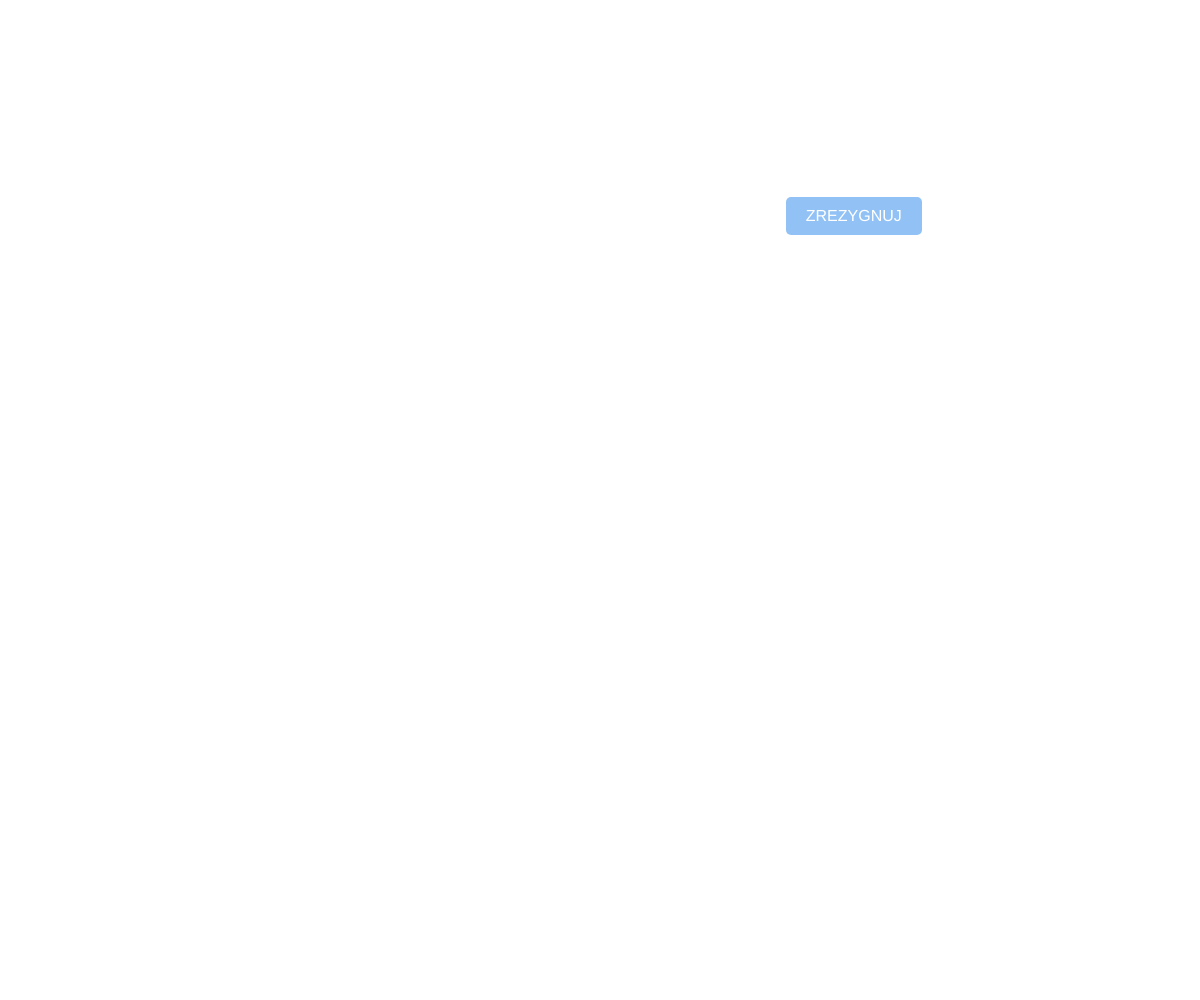
Frame 1 (no input)
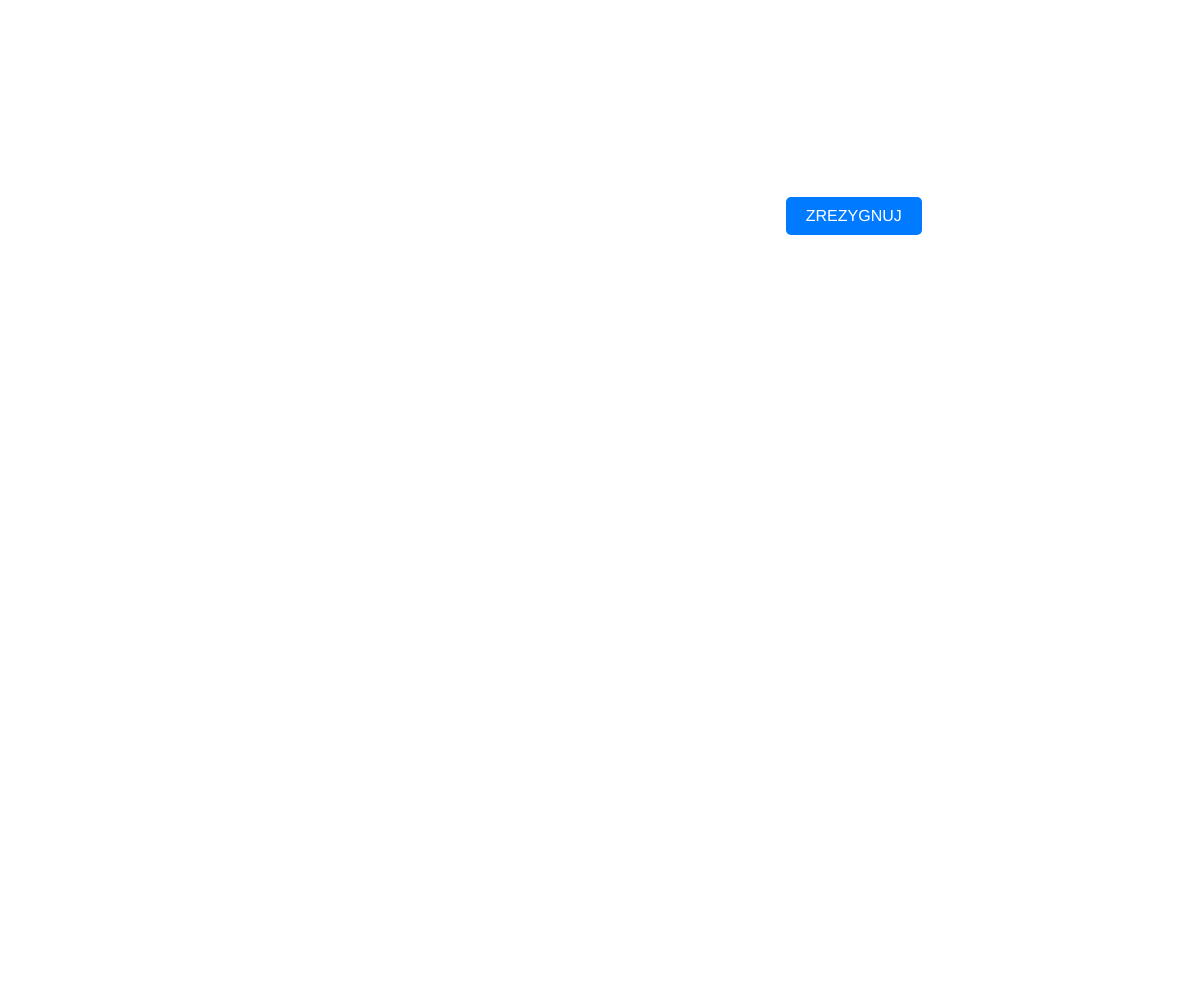
Frame 60 (no input)
Frame 120 (the mouse pressed at the canvas centre since frame 60): identical to frame 60, image omitted

The p5.js sketch that drew these frames (run headless with seeded random() and noise() and a simulated clock; from frame 60 on, the mouse is pressed at the canvas centre):

// p5.js sketch
// ── sketch.js
let button;
let commentP;
const comments = [
  "Kliknij!",
  "Po prostu kliknij!",
  "To nie może być aż tak skomplikowane...",
  "Ty chcesz to anulować w ogóle???",
  "Niebieski przycisk... Duży niebieski przycisk."
];


function setup() {
  createCanvas(windowWidth, windowHeight);


  button = createButton('ZREZYGNUJ');
  button.position(random(windowWidth - 100), random(windowHeight - 50));
  button.mousePressed(moveButton);
  styleButton(button);

  
  commentP = createP('');
  commentP.position(windowWidth/2, windowHeight/2);
  commentP.style('font-size', '20px');
  commentP.style('color', '255');
  commentP.style('font-family', 'Arial, sans-serif');
  
}

function draw() {
 
}

function moveButton() {
 
  button.position(random(windowWidth - button.width), random(windowHeight - button.height));

  
  const randomComment = random(comments);
  commentP.html(randomComment);
}

function windowResized() {
  resizeCanvas(windowWidth, windowHeight);
  moveButton();
}

function styleButton(btn) {
  btn.style('padding', '10px 20px');
  btn.style('font-size', '16px');
  btn.style('background-color', '#007BFF');
  btn.style('color', 'white');
  btn.style('border', 'none');
  btn.style('border-radius', '5px');
  btn.style('cursor', 'pointer');
  btn.style('transition', 'background-color 0.3s');
  btn.mouseOver(() => btn.style('background-color', '#0056b3'));
  btn.mouseOut(() => btn.style('background-color', '#007BFF'));
}
